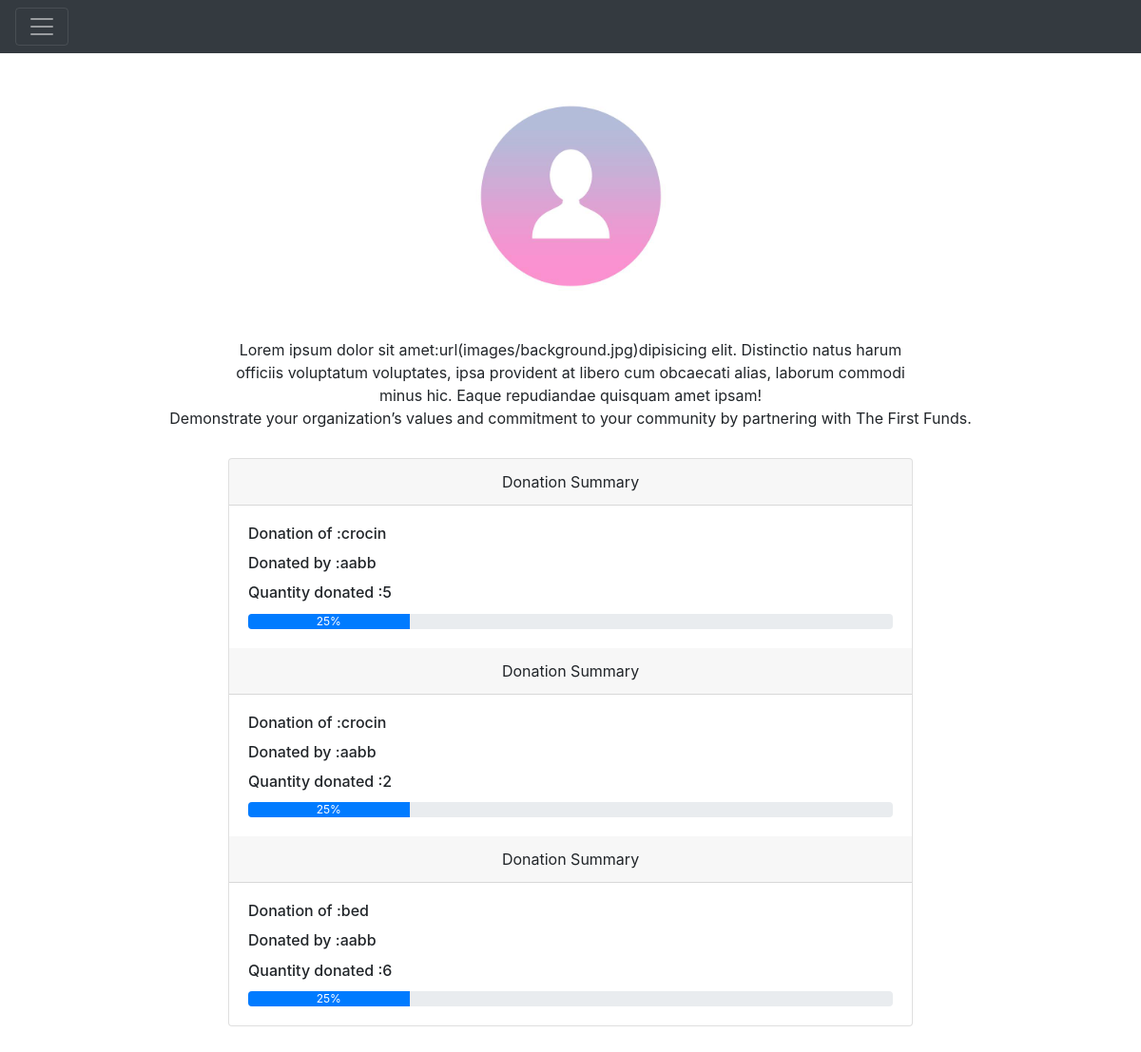
The app's page /main/summary/5 (signed in) with its own data.
### login/models.py (models this page shows, shortened)
class User(AbstractUser):
    is_ngo = models.BooleanField(default=False)
    is_donor = models.BooleanField(default=False)
    is_verified = models.BooleanField(default=False)

class Ngo(models.Model):
    ngo_name = models.CharField(max_length=200, null=True)
    user = models.OneToOneField(
        User, on_delete=models.CASCADE, primary_key=True, unique=True)
    contact_number = models.IntegerField(null=True)
    email = models.EmailField(max_length=200, null=True)
    address = models.CharField(max_length=500, null=True)
    state = models.CharField(max_length=200, null=True)
    logo = models.ImageField(null=True, blank=True, default='ngo.jpg')

class Donor(models.Model):
    name_user = models.CharField(max_length=200, null=True)
    user = models.OneToOneField(
        User, on_delete=models.CASCADE, primary_key=True, unique=True)
    contact_number = models.IntegerField(null=True)
    email = models.EmailField(max_length=200, null=True)
    def __str__(self):
        return str(self.user)

### main/models.py (models this page shows, shortened)
class Donate(models.Model):
    requirements_name = models.ForeignKey(
        Requirements, null=True, blank=True, on_delete=models.CASCADE)
    ngo = models.ForeignKey(
        Ngo, null=True, blank=True, on_delete=models.CASCADE)
    user = models.ForeignKey(
        Donor, null=True, blank=True, on_delete=models.CASCADE)
    count = models.IntegerField()

class Requirements(models.Model):
    category = [
        ('medicine', 'medicine'),
        ('equipment', 'equipment'),
    ]
    ngo = models.ForeignKey(Ngo, on_delete=models.CASCADE)
    name = models.CharField(max_length=100)
    category = models.CharField(max_length=20, choices=category)
    initial_count = models.FloatField()
    donation_count = models.FloatField(default=0)
    def __str__(self):
        return self.name

### main/views.py (the view)
# urls.py: path('summary/<str:pk>', views.summary, name='summary'),
def summary(request, pk):
    print(pk)
    id = pk
    ngos = Ngo.objects.get(user_id=id)
    requirements = Requirements.objects.filter(ngo=ngos)
    print(requirements)
    donated = Donate.objects.all()
    context = {'id': id, 'donated': donated}
    return render(request, 'main/summary.html', context)

### main/templates/main/summary.html
{% extends 'main/admin.html' %}
{% block content %}
<section id="card">
    <div style="margin: 30px 20% 30px 20%; width:60%" class="card">
        {% for i in donated %}
        <div class="card-header">
            Donation Summary
        </div>
        <div class="card-body">
            <h6 class="card-title text-left">Donation of :{{i.requirements_name}}</h6>
            <h6 class="card-title text-left">Donated by :{{i.user}}</h6>
            <h6 class="card-title text-left">Quantity donated :{{i.count}}</h6>
            <div class="progress">
                <div class="progress-bar" role="progressbar" style="width: 25%;" aria-valuenow="25" aria-valuemin="0"
                    aria-valuemax="100">25%</div>
            </div>
        </div>
        {% endfor %}
    </div>
</section>
{% endblock %}

### main/templates/main/admin.html (shortened to what this page needs)
<!DOCTYPE html>
<html lang="en">
<head>
    <link rel="stylesheet" href="https://stackpath.bootstrapcdn.com/bootstrap/4.5.2/css/bootstrap.min.css"
>
    <link rel="stylesheet" href="https://cdnjs.cloudflare.com/ajax/libs/animate.css/4.1.1/animate.min.css" />
</head>
<div class="pos-f-t">
    <nav class="navbar navbar-dark bg-dark">
        <button class="navbar-toggler" type="button" data-toggle="collapse" data-target="#navbarToggleExternalContent"
            aria-controls="navbarToggleExternalContent" aria-expanded="false" aria-label="Toggle navigation">
            <span class="navbar-toggler-icon"></span>
        </button>
    </nav>
</div>
<body style="text-align: center; justify-content: center; background: url(images/background.jpg);">
    <img style="height: 200px; width: 200px; margin-top: 50px;" src="{{request.user.ngo.logo.url}}"
        class="rounded mx-auto d-block" alt="...">
    <p style="margin: 50px 20% 0px 20%;"> Lorem ipsum dolor sit amet:url(images/background.jpg)dipisicing elit.
        Distinctio natus
        harum officiis voluptatum voluptates,
        ipsa provident at libero cum obcaecati alias, laborum commodi minus hic. Eaque repudiandae quisquam amet ipsam!
    </p> Demonstrate your organization’s values and commitment to your community by partnering with The First Funds.
    {% block content %}
    {% endblock %}
</body>
</html>

### records on screen
User: user.ngo.logo (picture)
Donate: requirements_name "crocin", user "aabb", count "5"
Donate: requirements_name "crocin", user "aabb", count "2"
Donate: requirements_name "bed", user "aabb", count "6"
